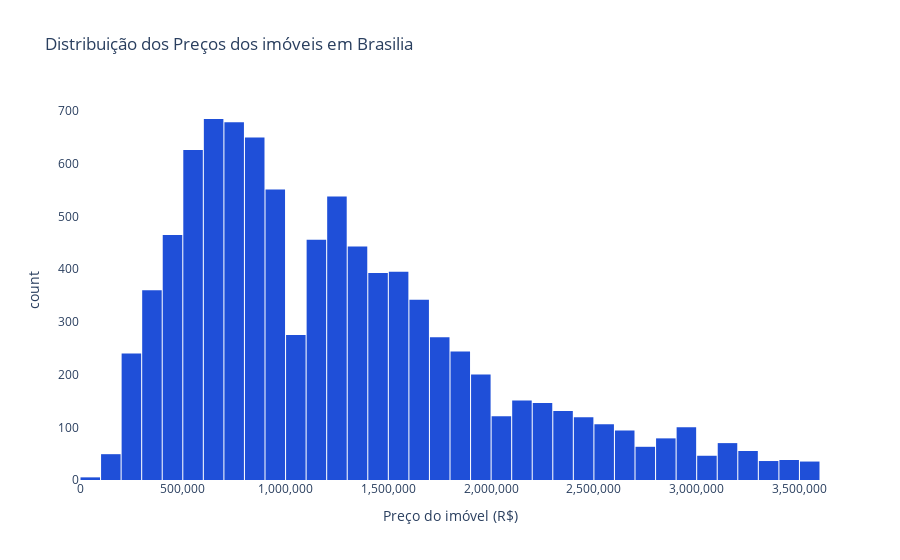

The notebook cell saved with this chart:
### Code cell
# Histograma
fig = px.histogram(
    df_modelo,
    x='VALOR',
    nbins=40,
    title= 'Distribuição dos Preços dos imóveis em Brasilia',
    labels = {'VALOR': 'Preço do imóvel (R$)'},
    color_discrete_sequence=[PALETA_BRASILIA['azul']]
)

fig.update_layout(
    xaxis_tickformat=',.0f',
    bargap=0.05,
    plot_bgcolor='white'
)

fig.show()

### Figure 1 — Plotly figure (JSON) as saved in the notebook; plotly's stock layout.template omitted (floating-point values rounded to 4 significant figures; data arrays with more than 128 entries replaced by an {"elided": "..."} marker saying what was removed)
{"data": [{"bingroup": "x", "hovertemplate": "Preço do imóvel (R$)=%{x}<br>count=%{y}<extra></extra>", "legendgroup": "", "marker": {"color": "#1F4FD8", "pattern": {"shape": ""}}, "name": "", "nbinsx": 40, "orientation": "v", "showlegend": false, "type": "histogram", "x": {"elided": "9257 float values"}, "xaxis": "x", "yaxis": "y"}], "layout": {"bargap": 0.05, "barmode": "relative", "legend": {"tracegroupgap": 0}, "plot_bgcolor": "white", "title": {"text": "Distribuição dos Preços dos imóveis em Brasilia"}, "xaxis": {"anchor": "y", "domain": [0, 1], "tickformat": ",.0f", "title": {"text": "Preço do imóvel (R$)"}}, "yaxis": {"anchor": "x", "domain": [0, 1], "title": {"text": "count"}}}}
